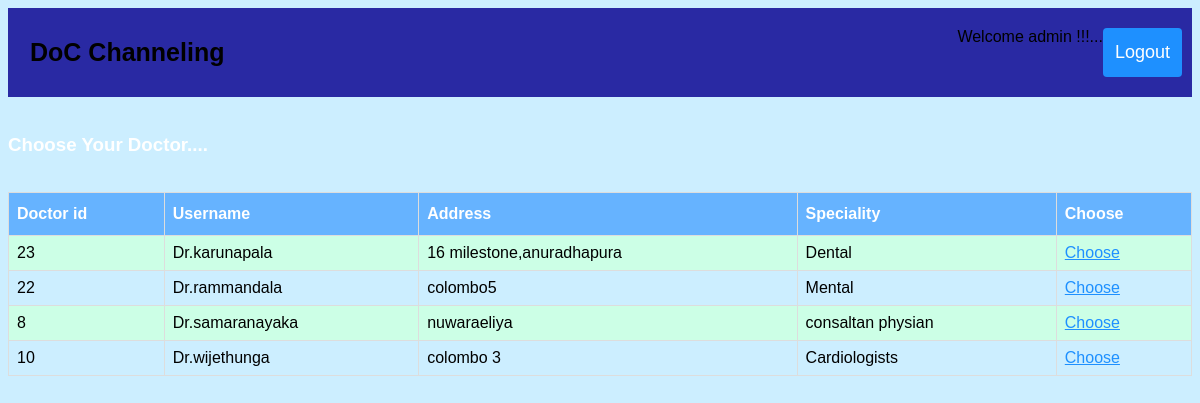
/patient.php (signed in), run on the app's committed database.
### tables this page shows
CREATE TABLE IF NOT EXISTS `doctor` (
  `id` int(11) NOT NULL AUTO_INCREMENT,
  `username` varchar(40) NOT NULL,
  `password` varchar(20) NOT NULL,
  `user_type` varchar(5) NOT NULL,
  `address` varchar(70) NOT NULL,
  `speciality` varchar(20) NOT NULL,
  `is_deleted` int(2) NOT NULL DEFAULT '0',
  PRIMARY KEY (`id`)
);

### patient.php (the view, shortened to what this page needs)
<?php require_once('connection.php') ; ?>
<!DOCTYPE html>
<html>
<head>
	<link rel="stylesheet" type="text/css" href="css/reg.css">
</head>
<body>
<div class="header">
  <a class="logo">DoC Channeling</a>
  <div class="header-right">
    <a  class="active" href="logout.php">Logout</a>
  </div>
  <span class="header-right">
      Welcome  <?php echo $_SESSION['username'];?>   !!!...
    </span>
</div>
<br>
<h3>Choose Your Doctor....</h3>
<br>
<?php
$user_list='';
$query="SELECT * FROM doctor WHERE is_deleted=0 ORDER BY username";
$doctors=mysqli_query($connection,$query);
  if($doctors){
      while($doc=mysqli_fetch_assoc($doctors)){
        $user_list .="<tr>";
        $user_list .="<td>{$doc['id']}</td>";
        $user_list .="<td>{$doc['username']}</td>";
        $user_list .="<td>{$doc['address']}</td>";
        $user_list .="<td>{$doc['speciality']}</td>";
        $user_list .="<td><a href=\"form.php?d_id={$doc['id']}\">Choose</a></td>";
        $user_list .="</tr>";
      }
  }
else
  {
      echo "database query fail";
  }
?>
<table id="customers">
  <tr>
    <th>Doctor id</th>
    <th>Username</th>
    <th>Address</th>
    <th>Speciality</th>
    <th>Choose</th>
 </tr>
<?php    echo $user_list ;     ?>
</body>
</html>

### css/reg.css (style rules this page uses)
* { box-sizing: border-box }
h3 { color:white; }
a { color: dodgerblue; }
#customers { font-family: "Trebuchet MS", Arial, Helvetica, sans-serif; border-collapse: collapse; width: 100%; }
#customers td, #customers th { border: 1px solid #ddd; padding: 8px; }
#customers tr:nth-child(even) { background-color: #ccffe6; }
#customers th { padding-top: 12px; padding-bottom: 12px; text-align: left; background-color: #66b3ff; color: white; }
body { margin: 20; font-family: Arial, Helvetica, sans-serif; }
.header { overflow: hidden; background-color: #2929a3; padding: 20px 10px; }
.header a { float: left; color: black; text-align: center; padding: 12px; text-decoration: none; font-size: 18px; line-height: 25px; border-radius: 4px; }
.header a.logo { font-size: 25px; font-weight: bold; }
.header a.active { background-color: dodgerblue; color: white; }
.header-right { float: right; }

### patient.php (style rules this page uses)
body { background-color: #cceeff; }

### data on the page
doctor: id "23", username "Dr.karunapala", address "16 milestone,anuradhapura", speciality "Dental"
doctor: id "22", username "Dr.rammandala", address "colombo5", speciality "Mental"
doctor: id "8", username "Dr.samaranayaka", address "nuwaraeliya", speciality "consaltan physian"
doctor: id "10", username "Dr.wijethunga", address "colombo 3", speciality "Cardiologists"

### other printed values
$_SESSION['username'] "admin"
